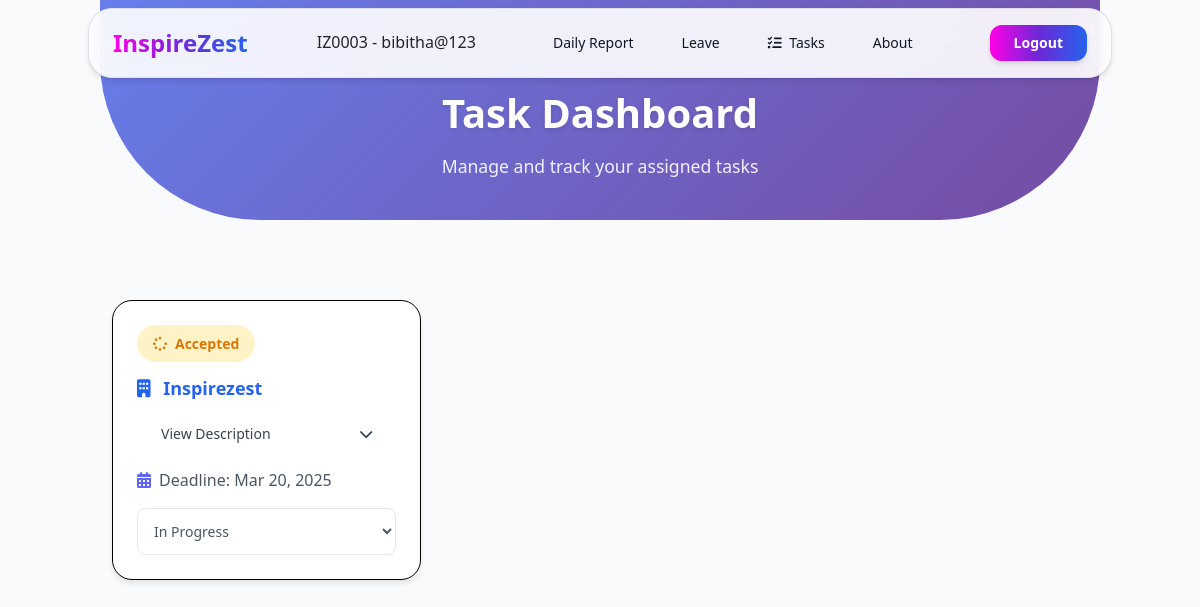
The page /employee/task/list/ (signed in) on the database its author committed.
### app/models.py (models this page shows, shortened)
class CustomUser(AbstractUser):
    DEPARTMENT_CHOICES = [
        ('HR', 'Human Resources'),
        ('IT', 'Information Technology'),
        ('FIN', 'Finance'),
        ('MKT', 'Marketing'),
        ('OPS', 'Operations'),
    ]
    is_verified = models.BooleanField(default=False)
    otp = models.CharField(max_length=10, null=True, blank=True)
    email = models.EmailField(unique=True)
    employee_id = models.CharField(max_length=10, unique=True, null=True)
    department = models.CharField(max_length=3, choices=DEPARTMENT_CHOICES, null=True, blank=True)
    joining_date = models.DateField(null=True, blank=True)
    def __str__(self):
        if self.is_superuser:
            return f"Manager - {self.username}"
        return f"{self.employee_id} - {self.username}"

class Task(models.Model):
    employee = models.ForeignKey(CustomUser, on_delete=models.CASCADE)
    client_name = models.CharField(max_length=255)
    description = models.TextField(null=True,blank=True)
    time_line = models.DateField()
    status_choices = (
        ('accepted', 'Accepted'),
        ('not_accepted', 'Not Accepted'),
        ('completed', 'Completed'),
    )
    status = models.CharField(max_length=20, choices=status_choices, default='not_accepted')
    update_date = models.DateField(default=timezone.now)

### app/views.py (the view, shortened to what this page needs)
# urls.py: path('employee/task/list/', views.Employee_task_list_view, name='employee-tasks'),
def Employee_task_list_view(request):
    if request.user.is_superuser:
        return redirect('manager-task-list')
    current_date = timezone.now().date()
    tasks = Task.objects.filter(employee=request.user,time_line__gte=current_date).order_by("time_line")
    return render(request, 'Employee_task_list.html', {'tasks': tasks})

### app/templates/Employee_task_list.html (shortened to what this page needs)
{% extends 'employee_base.html' %}
{% load widget_tweaks %}
{% block main_block %}
<div class="min-h-screen bg-gray-50 pb-12">
    <div class="page-header w-5/6 mx-auto"data-aos="fade-down" >
        <h1 class="page-title mt-5">Task Dashboard</h1>
        <p class="page-subtitle">Manage and track your assigned tasks</p>
    </div>
    <div class="container mx-auto px-4">
        <div class="grid grid-cols-1 md:grid-cols-2 lg:grid-cols-3 gap-6 ">
            {% for t in tasks %}
            <div class="task-card border border-black" data-aos="fade-up" data-aos-delay="200">
                <div class="task-content">
                    <div class="flex justify-between items-center">
                        <span class="status-indicator status-{{ t.status|lower }}">
                            <i class="fas {% if t.status == 'not_accepted' %}fa-exclamation-circle
                                      {% elif t.status == 'accepted' %}fa-spinner fa-spin
                                      {% else %}fa-check-circle{% endif %}"></i>
                            {{ t.status|title }}
                        </span>
                    </div>
                    <h3 class="client-name">
                        <i class="fas fa-building mr-2"></i>
                        {{ t.client_name }}
                    </h3>
                    <div>
                        <button onclick="toggleDescription(this)"
                                class="w-full flex items-center justify-between px-4 py-2 text-sm font-medium text-gray-700 hover:text-indigo-600 transition-colors duration-200 rounded-lg hover:bg-gray-50">
                            <span>View Description</span>
                            <i class="fas fa-chevron-down transition-transform duration-300"></i>
                        </button>
                    </div>
                    <div class="task-deadline">
                        <i class="fas fa-calendar-alt text-indigo-500"></i>
                        <span>Deadline: {{ t.time_line|date:"M d, Y" }}</span>
                    </div>
                    <form method="post">
                        <select name="status" class="status-select" onchange="this.form.submit()">
                            <option value="accepted" {% if t.status == 'accepted' %}selected{% endif %}>In Progress</option>
                        </select>
                    </form>
                </div>
            </div>
            {% endfor %}
        </div>
    </div>
</div>
{% endblock %}

### app/templates/employee_base.html (shortened to what this page needs)
<!DOCTYPE html>
<html lang="en">
<head>
        <link href="https://cdn.jsdelivr.net/npm/bootstrap@5.3.3/dist/css/bootstrap.min.css" rel="stylesheet"
>
    <link href="https://unpkg.com/aos@2.3.1/dist/aos.css" rel="stylesheet">
    <script src="https://cdn.tailwindcss.com"></script>
    <link rel="stylesheet" href="https://cdnjs.cloudflare.com/ajax/libs/font-awesome/6.0.0/css/all.min.css">
</head>
<body>
    <header class="fixed inset-x-0 top-0 z-30 mx-auto w-full max-w-screen-md border border-gray-100
    bg-white/90 py-3 mt-2 shadow-md backdrop-blur-lg md:top-6 md:rounded-3xl lg:max-w-screen-lg"data-aos="flip-down" data-aos-delay="500" >
    <div class="px-6">
        <div class="flex items-center justify-between">
            <div class="flex items-center space-x-2">
                <span class="logo-text">InspireZest</span>
            </div>
            <h1>{{request.user}}</h1>
            <div class="hidden md:flex md:items-center md:justify-center md:gap-8">
                <a href="{%url 'employee-daily-report'%}" class="nav-link px-2 py-2 text-sm font-medium text-gray-900">
                    Daily Report
                </a>
                <a href="{%url 'employee-leave'%}" class="nav-link px-2 py-2 text-sm font-medium text-gray-900">
                    Leave
                </a>
                <a href="{% url 'employee-tasks' %}" class="nav-link px-2 py-2 text-sm font-medium text-gray-900">
                    <i class="fas fa-tasks mr-1"></i> Tasks
                </a>
                <a href="{%url 'employee-about'%}" class="nav-link px-2 py-2 text-sm font-medium text-gray-900">
                    About
                </a>
            </div>
            <div class="flex items-center justify-end gap-4">
                <a class="inline-flex items-center justify-center rounded-xl bg-blue-600 px-4 py-2 text-sm
                    font-semibold text-white shadow-md transition-all duration-200 hover:bg-blue-500
                    hover:shadow-lg focus:ring-2 focus:ring-blue-600 focus:ring-offset-2" href="{% url 'login' %}">
                    Logout
                </a>
            </div>
        </div>
    </div>
</header>
    {%block main_block%}
    {%endblock%}
</body>
</html>

### app/templates/employee_base.html (style rules this page uses)
.nav-link::before { content: ''; position: absolute; bottom: 0; left: 0; width: 0; height: 2px; background-color: #2563eb; transition: width 0.3s ease; }
.nav-link { position: relative; transition: color 0.3s ease; }
.logo-text { font-size: 1.5rem; font-weight: 700; background: linear-gradient( to right, #ff00e6 0%, #6d28d9 50%, #2563eb 100% ); -webkit-background-clip: text; background-clip: text; -webkit-text-fill-color: transparent; position: relative; display: inline-block; }
.logo-text::after { content: ''; position: absolute; bottom: -2px; left: 0; width: 100%; height: 2px; background: inherit; opacity: 0; transition: opacity 0.3s ease; }
.inline-flex { display: inline-flex; background: linear-gradient( to right, #ff00e6 0%, #6d28d9 50%, #2563eb 100% ); transition: all 0.3s ease; }

### app/templates/Employee_task_list.html (style rules this page uses)
.task-card { background: white; border-radius: 20px; box-shadow: 0 4px 6px -1px rgba(0, 0, 0, 0.1); transition: all 0.3s ease; height: 100%; position: relative; overflow: hidden; }
.task-card::before { content: ''; position: absolute; top: 0; left: 0; width: 100%; height: 100%; background: linear-gradient(163deg, #c800cc 0%, #3700ff 100%); opacity: 0; transition: opacity 0.3s; }
.task-content { position: relative; z-index: 1; padding: 1.5rem; }
.status-indicator { padding: 0.5rem 1rem; border-radius: 9999px; font-size: 0.875rem; font-weight: 600; display: inline-flex; align-items: center; gap: 0.5rem; }
.status-accepted { background-color: #fef3c7; color: #d97706; }
.client-name { color: #2563eb; font-weight: 600; font-size: 1.125rem; margin: 1rem 0; }
.task-deadline { display: flex; align-items: center; gap: 0.5rem; color: #4b5563; margin: 1rem 0; }
.status-select { width: 100%; padding: 0.75rem; border: 1px solid #e5e7eb; border-radius: 0.5rem; background-color: white; color: #4b5563; font-size: 0.875rem; transition: all 0.3s ease; }
.page-header { background: linear-gradient(135deg, #667eea 0%, #764ba2 100%); min-height: 220px; margin-bottom: 5rem; border-radius: 0 0 10rem 10rem; text-align: center; display: flex; flex-direction: column; justify-content: center; align-items: center; padding: 2rem; gap: 1rem; }
.page-title { font-size: 2.5rem; font-weight: 700; color: white; text-shadow: 0 2px 4px rgba(0, 0, 0, 0.1); }
.page-subtitle { color: rgba(255, 255, 255, 0.9); font-size: 1.1rem; max-width: 600px; }

### rows shown on the page
CustomUser: user "IZ0003 - bibitha@123"
Task: status "Accepted", client_name "Inspirezest", time_line "Mar 20, 2025", status "In Progress"
